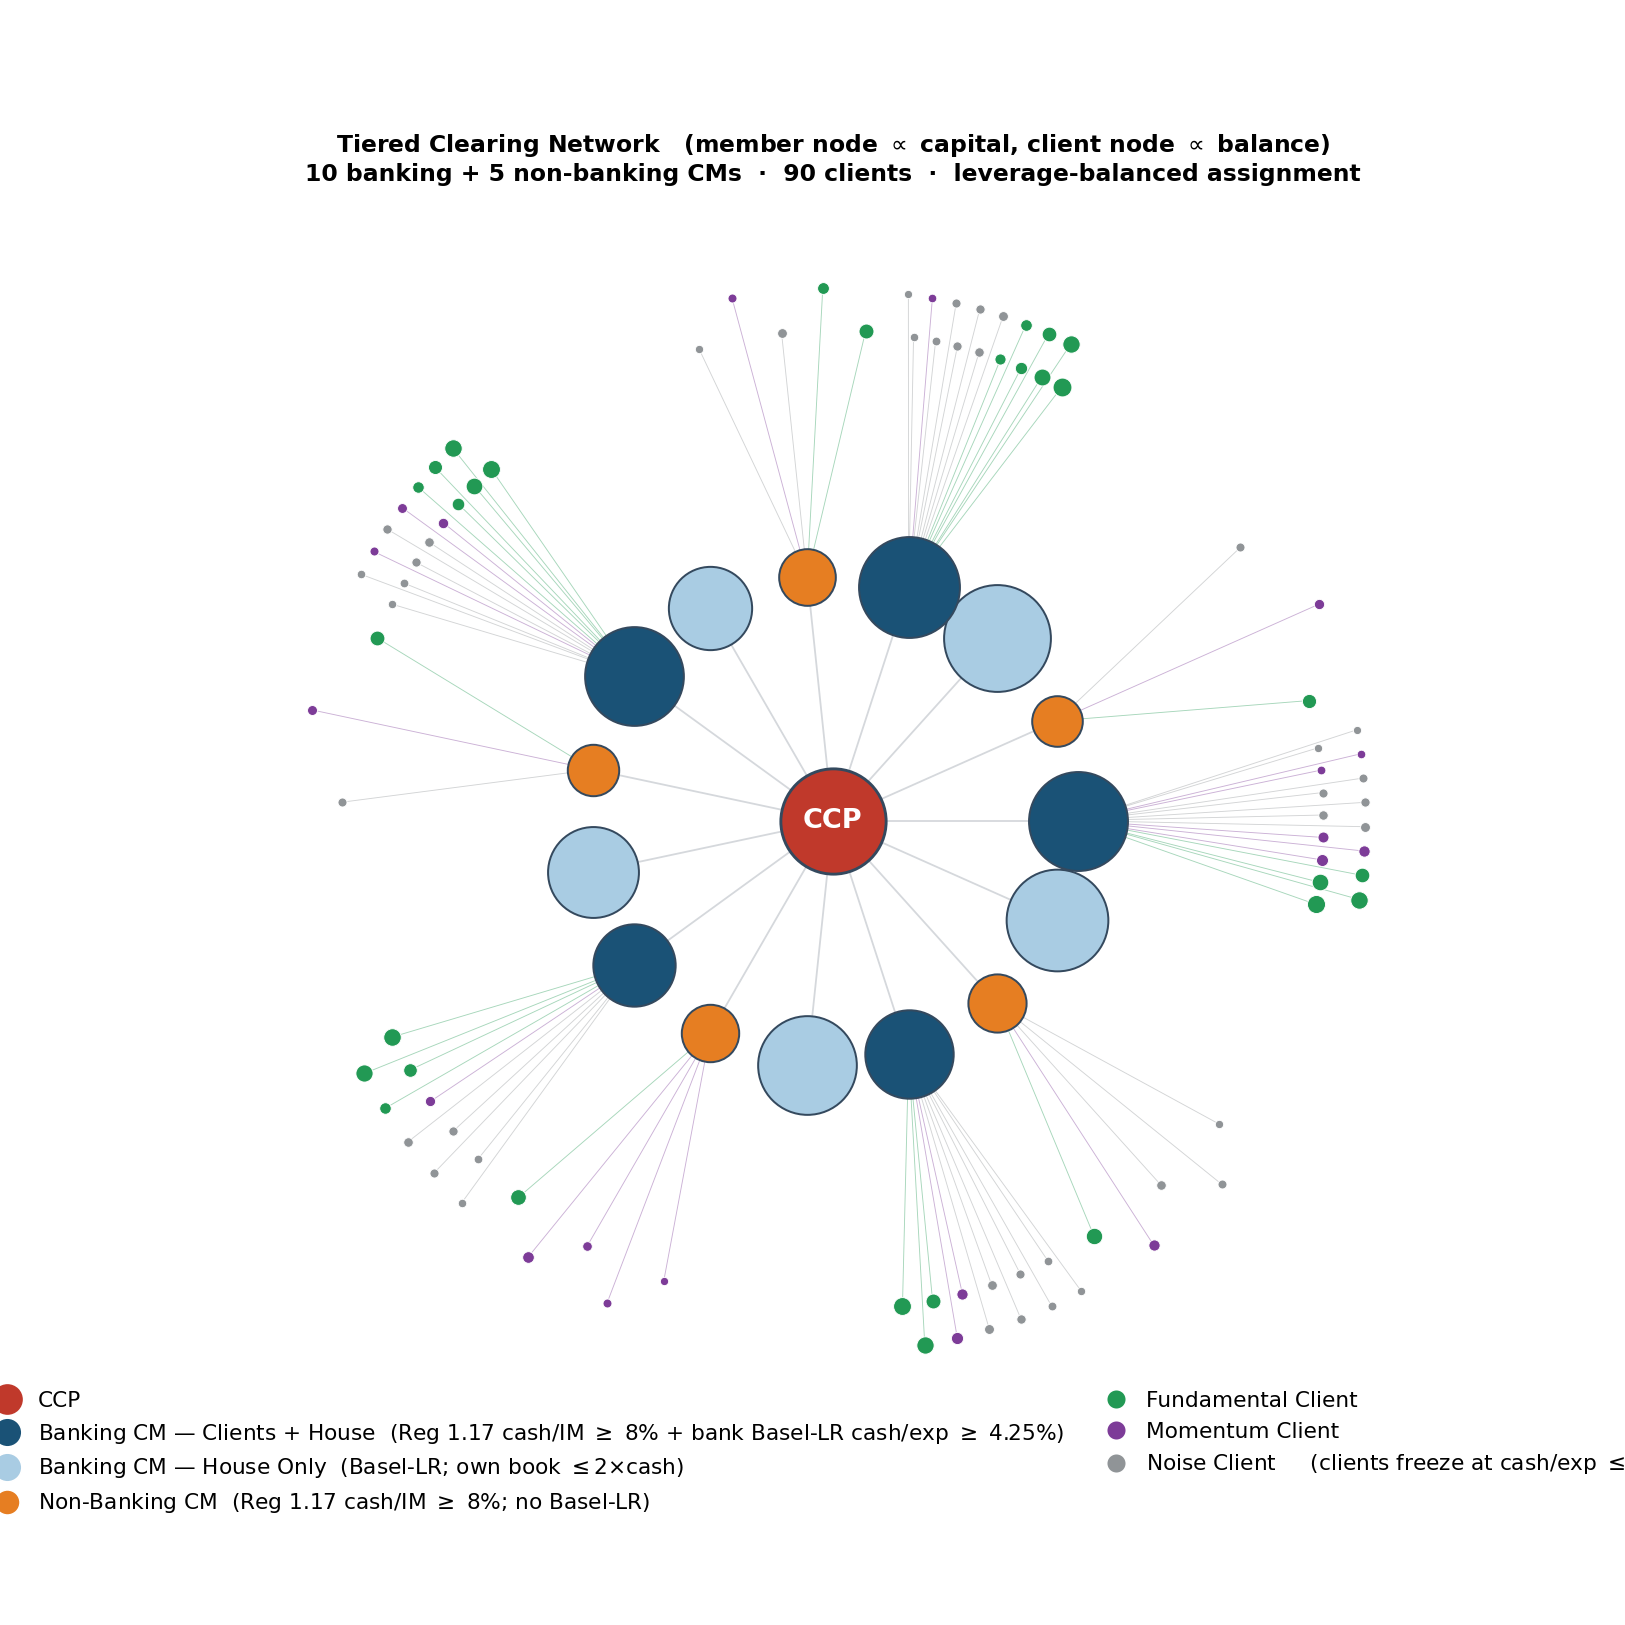

Python code for this plot:
import numpy as np
import matplotlib.pyplot as plt
from matplotlib.lines import Line2D
from model.globals import ModelParams, V0, CALIBRATED
from model import globals as G
from model.agents import (FundamentalTrader, MomentumTrader, ZeroIntelligenceTrader,
                          BankingClearingMember, NonBankingClearingMember)
from model.run_simulation import build_traders, build_clearing_tier

# Real tiered structure (seed 42).
p = ModelParams(n_fundamental=30, n_momentum=20, n_zi=40, n_bcm=10, n_nbcm=5,
                n_bcm_with_clients=5, v0=V0["stressed"], tick_size=0.25, dt_minutes=1.0,
                **CALIBRATED["stressed"], stressed=True)
traders = build_traders(p, seed=42)
ccp = build_clearing_tier(traders, p, seed=42)
by_id = {t.agent_id: t for t in traders}

C = {"CCP": "#C0392B", "BCMc": "#1A5276", "BCMo": "#A9CCE3", "NBCM": "#E67E22",
     "FT": "#229954", "MT": "#7D3C98", "ZI": "#909497"}
bcms  = [m for m in ccp.members.values() if isinstance(m, BankingClearingMember)]
nbcms = [m for m in ccp.members.values() if isinstance(m, NonBankingClearingMember)]
own  = [m for m in bcms if not m.client_ids]
cli  = [m for m in bcms if m.client_ids]
carriers = [m for pair in zip(cli, nbcms) for m in pair]   # alternate BCMc, NBCM (10)
_ordered, _oi = [], 0
for _slot in range(len(own) + len(carriers)):
    if _slot % 3 == 2 and _oi < len(own):
        _ordered.append(own[_oi]); _oi += 1
    elif carriers:
        _ordered.append(carriers.pop(0))
    else:
        _ordered.append(own[_oi]); _oi += 1
ordered = _ordered                                # own-account woven in every 3rd slot
def mcol(m):
    if isinstance(m, NonBankingClearingMember): return C["NBCM"]
    return C["BCMc"] if m.client_ids else C["BCMo"]
def ctype(c):
    return "MT" if isinstance(c, MomentumTrader) else ("ZI" if isinstance(c, ZeroIntelligenceTrader) else "FT")

cmax = max(m.cash for m in ccp.members.values())
def msz(c): return 300 + 3200 * (c / cmax)        # member node area ~ capital
# Client node area ~ its initial balance (cash): FT asset-managers largest, ZI noise smallest.
ccmax = max((by_id[cid].cash for m in cli + nbcms for cid in m.client_ids), default=1.0)
def csz(cash): return 14 + 95 * (cash / ccmax)

N = len(ordered); R1, R2 = 1.0, 2.0
ang = {m.agent_id: 2 * np.pi * i / N for i, m in enumerate(ordered)}
mpos = {m.agent_id: (R1 * np.cos(ang[m.agent_id]), R1 * np.sin(ang[m.agent_id])) for m in ordered}

fig, ax = plt.subplots(figsize=(12.5, 12.5)); ax.axis("off"); ax.set_aspect("equal")
fig.patch.set_facecolor("white"); lim = R2 + 0.55; ax.set_xlim(-lim, lim); ax.set_ylim(-lim, lim)

for m in ordered:                                  # member -> CCP spokes
    x, y = mpos[m.agent_id]; ax.plot([x, 0], [y, 0], color="#D5D8DC", lw=1.0, zorder=1)

wedge = (2 * np.pi / N) * 0.82
for m in cli + nbcms:                              # clients fanned in the member's wedge, 2 rows
    a0 = ang[m.agent_id]; cids = m.client_ids; k = len(cids)
    offs = np.linspace(-wedge / 2, wedge / 2, k) if k > 1 else [0.0]
    mx, my = mpos[m.agent_id]
    for j, cid in enumerate(cids):
        a = a0 + offs[j]; r = R2 + (0.17 if j % 2 else 0.0)
        cx, cy = r * np.cos(a), r * np.sin(a)
        ax.plot([mx, cx], [my, cy], color=C[ctype(by_id[cid])], lw=0.5, alpha=0.4, zorder=1)
        ax.scatter([cx], [cy], s=csz(by_id[cid].cash), color=C[ctype(by_id[cid])],
                   edgecolors="white", linewidths=0.5, zorder=3)

for m in ordered:                                  # member nodes (size ~ capital)
    x, y = mpos[m.agent_id]
    ax.scatter([x], [y], s=msz(m.cash), color=mcol(m), edgecolors="#34495E", linewidths=1.1, zorder=4)
ax.scatter([0], [0], s=3400, color=C["CCP"], edgecolors="#34495E", linewidths=1.6, zorder=5)
ax.text(0, 0, "CCP", ha="center", va="center", color="white", fontsize=15, fontweight="bold", zorder=6)

# Legend — node types + the solvency rule each is held to. Both client-clearing tiers (banking and
# non-banking) share the FCM rule (CFTC Reg 1.17, cash/IM on the client book); a BCM's house book is
# bounded separately by the static gross-leverage cap.
leg = [Line2D([0],[0],marker='o',color='w',markerfacecolor=C["CCP"],markersize=18,label='CCP'),
       Line2D([0],[0],marker='o',color='w',markerfacecolor=C["BCMc"],markersize=16,
              label=f'Banking CM — Clients + House  (Reg 1.17 cash/IM $\\geq$ {G.REG117_FLOOR_NBCM:.0%} + bank Basel-LR cash/exp $\\geq$ {G.LR_FLOOR_BCM:.2%})'),
       Line2D([0],[0],marker='o',color='w',markerfacecolor=C["BCMo"],markersize=16,
              label=f'Banking CM — House Only  (Basel-LR; own book $\\leq${G.POSITION_LIMIT_X:.0f}$\\times$cash)'),
       Line2D([0],[0],marker='o',color='w',markerfacecolor=C["NBCM"],markersize=14,
              label=f'Non-Banking CM  (Reg 1.17 cash/IM $\\geq$ {G.REG117_FLOOR_NBCM:.0%}; no Basel-LR)'),
       Line2D([0],[0],marker='o',color='w',markerfacecolor=C["FT"],markersize=11,label='Fundamental Client'),
       Line2D([0],[0],marker='o',color='w',markerfacecolor=C["MT"],markersize=11,label='Momentum Client'),
       Line2D([0],[0],marker='o',color='w',markerfacecolor=C["ZI"],markersize=11,
              label=f'Noise Client     (clients freeze at cash/exp $\\leq$ {G.CLIENT_FREEZE_FLOOR:.0%})')]
ax.legend(handles=leg, loc="upper center", bbox_to_anchor=(0.5, 0.06), ncol=2,
          fontsize=12, frameon=False, handletextpad=0.4, columnspacing=1.4)
ax.set_title("Tiered Clearing Network   (member node $\\propto$ capital, client node $\\propto$ balance)\n"
             "10 banking + 5 non-banking CMs  ·  90 clients  ·  leverage-balanced assignment",
             fontsize=13, fontweight="bold", pad=8)
fig.savefig("clearing_topology.png", dpi=130, facecolor="white")
print("wrote clearing_topology.png | BCMc=%d BCMo=%d NBCM=%d clients=%d | NBCM $%.1f-%.1fB unified=%s"
      % (len(cli), len(own), len(nbcms), sum(len(m.client_ids) for m in cli+nbcms),
         G.NBCM_CASH_RANGE[0]/1e9, G.NBCM_CASH_RANGE[1]/1e9, G.UNIFIED_CLIENT_FLOOR))
